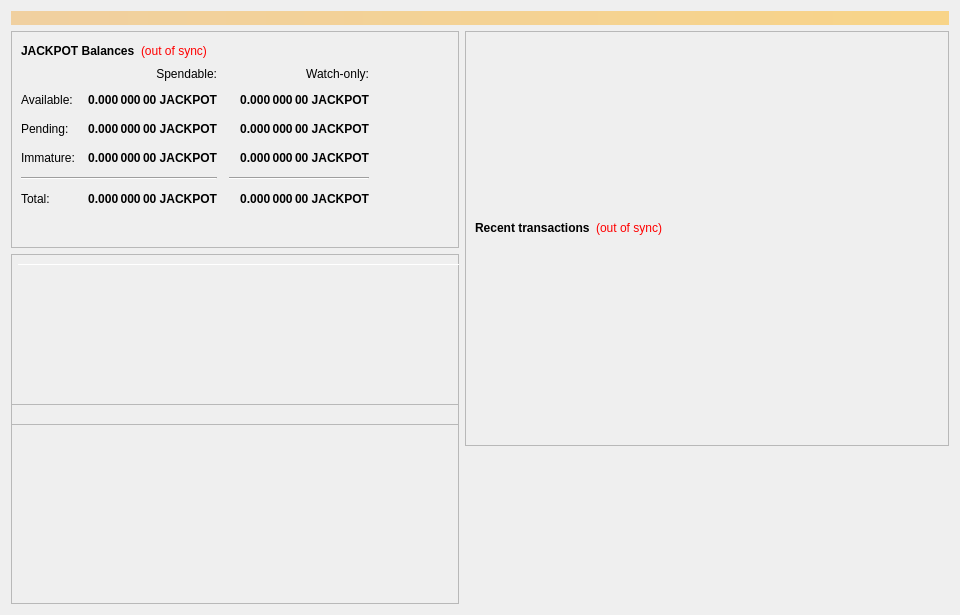
<?xml version="1.0" encoding="UTF-8"?>
<ui version="4.0">
 <class>OverviewPage</class>
 <widget class="QWidget" name="OverviewPage">
  <property name="geometry">
   <rect>
    <x>0</x>
    <y>0</y>
    <width>960</width>
    <height>615</height>
   </rect>
  </property>
  <property name="minimumSize">
   <size>
    <width>960</width>
    <height>0</height>
   </size>
  </property>
  <property name="windowTitle">
   <string>Form</string>
  </property>
  <layout class="QVBoxLayout" name="topLayout">
   <item>
    <widget class="QLabel" name="labelAlerts">
     <property name="visible">
      <bool>false</bool>
     </property>
     <property name="styleSheet">
      <string notr="true">background-color: qlineargradient(x1: 0, y1: 0, x2: 1, y2: 0, stop:0 #F0D0A0, stop:1 #F8D488); color:#000000;</string>
     </property>
     <property name="wordWrap">
      <bool>true</bool>
     </property>
     <property name="margin">
      <number>3</number>
     </property>
    </widget>
   </item>
   <item>
    <layout class="QHBoxLayout" name="horizontalLayout" stretch="1,1">
     <item>
      <layout class="QVBoxLayout" name="verticalLayout_2">
       <item>
        <widget class="QFrame" name="frame">
         <property name="frameShape">
          <enum>QFrame::StyledPanel</enum>
         </property>
         <property name="frameShadow">
          <enum>QFrame::Raised</enum>
         </property>
         <layout class="QVBoxLayout" name="verticalLayout_4">
          <item>
           <layout class="QHBoxLayout" name="horizontalLayout_4">
            <item>
             <widget class="QLabel" name="label_5">
              <property name="font">
               <font>
                <weight>75</weight>
                <bold>true</bold>
               </font>
              </property>
              <property name="text">
               <string>JACKPOT Balances</string>
              </property>
             </widget>
            </item>
            <item>
             <widget class="QLabel" name="labelWalletStatus">
              <property name="cursor">
               <cursorShape>WhatsThisCursor</cursorShape>
              </property>
              <property name="toolTip">
               <string>The displayed information may be out of date. Your wallet automatically synchronizes with the Jackpot network after a connection is established, but this process has not completed yet.</string>
              </property>
              <property name="styleSheet">
               <string notr="true">QLabel { color: red; }</string>
              </property>
              <property name="text">
               <string notr="true">(out of sync)</string>
              </property>
              <property name="alignment">
               <set>Qt::AlignLeading|Qt::AlignLeft|Qt::AlignVCenter</set>
              </property>
             </widget>
            </item>
            <item>
             <spacer name="horizontalSpacer_3">
              <property name="orientation">
               <enum>Qt::Horizontal</enum>
              </property>
              <property name="sizeHint" stdset="0">
               <size>
                <width>40</width>
                <height>20</height>
               </size>
              </property>
             </spacer>
            </item>
           </layout>
          </item>
          <item>
           <layout class="QGridLayout" name="gridLayout">
            <property name="spacing">
             <number>12</number>
            </property>
            <item row="2" column="2">
             <widget class="QLabel" name="labelWatchPending">
              <property name="font">
               <font>
                <weight>75</weight>
                <bold>true</bold>
               </font>
              </property>
              <property name="cursor">
               <cursorShape>IBeamCursor</cursorShape>
              </property>
              <property name="toolTip">
               <string>Unconfirmed transactions to watch-only addresses</string>
              </property>
              <property name="text">
               <string notr="true">0.000 000 00 JACKPOT</string>
              </property>
              <property name="alignment">
               <set>Qt::AlignRight|Qt::AlignTrailing|Qt::AlignVCenter</set>
              </property>
              <property name="textInteractionFlags">
               <set>Qt::LinksAccessibleByMouse|Qt::TextSelectableByKeyboard|Qt::TextSelectableByMouse</set>
              </property>
             </widget>
            </item>
            <item row="2" column="1">
             <widget class="QLabel" name="labelUnconfirmed">
              <property name="font">
               <font>
                <weight>75</weight>
                <bold>true</bold>
               </font>
              </property>
              <property name="cursor">
               <cursorShape>IBeamCursor</cursorShape>
              </property>
              <property name="toolTip">
               <string>Total of transactions that have yet to be confirmed, and do not yet count toward the spendable balance</string>
              </property>
              <property name="text">
               <string notr="true">0.000 000 00 JACKPOT</string>
              </property>
              <property name="alignment">
               <set>Qt::AlignRight|Qt::AlignTrailing|Qt::AlignVCenter</set>
              </property>
              <property name="textInteractionFlags">
               <set>Qt::LinksAccessibleByMouse|Qt::TextSelectableByKeyboard|Qt::TextSelectableByMouse</set>
              </property>
             </widget>
            </item>
            <item row="3" column="2">
             <widget class="QLabel" name="labelWatchImmature">
              <property name="font">
               <font>
                <weight>75</weight>
                <bold>true</bold>
               </font>
              </property>
              <property name="cursor">
               <cursorShape>IBeamCursor</cursorShape>
              </property>
              <property name="toolTip">
               <string>Staked or masternode rewards in watch-only addresses that has not yet matured</string>
              </property>
              <property name="text">
               <string notr="true">0.000 000 00 JACKPOT</string>
              </property>
              <property name="alignment">
               <set>Qt::AlignRight|Qt::AlignTrailing|Qt::AlignVCenter</set>
              </property>
              <property name="textInteractionFlags">
               <set>Qt::LinksAccessibleByMouse|Qt::TextSelectableByKeyboard|Qt::TextSelectableByMouse</set>
              </property>
             </widget>
            </item>
            <item row="4" column="0" colspan="2">
             <widget class="Line" name="lineSpendableBalance">
              <property name="orientation">
               <enum>Qt::Horizontal</enum>
              </property>
             </widget>
            </item>
            <item row="4" column="2">
             <widget class="Line" name="lineWatchBalance">
              <property name="sizePolicy">
               <sizepolicy hsizetype="Preferred" vsizetype="Fixed">
                <horstretch>0</horstretch>
                <verstretch>0</verstretch>
               </sizepolicy>
              </property>
              <property name="minimumSize">
               <size>
                <width>140</width>
                <height>0</height>
               </size>
              </property>
              <property name="orientation">
               <enum>Qt::Horizontal</enum>
              </property>
             </widget>
            </item>
            <item row="5" column="0">
             <widget class="QLabel" name="labelTotalText">
              <property name="text">
               <string>Total:</string>
              </property>
             </widget>
            </item>
            <item row="3" column="1">
             <widget class="QLabel" name="labelImmature">
              <property name="font">
               <font>
                <weight>75</weight>
                <bold>true</bold>
               </font>
              </property>
              <property name="cursor">
               <cursorShape>IBeamCursor</cursorShape>
              </property>
              <property name="toolTip">
               <string>Staked or masternode rewards that has not yet matured</string>
              </property>
              <property name="text">
               <string notr="true">0.000 000 00 JACKPOT</string>
              </property>
              <property name="alignment">
               <set>Qt::AlignRight|Qt::AlignTrailing|Qt::AlignVCenter</set>
              </property>
              <property name="textInteractionFlags">
               <set>Qt::LinksAccessibleByMouse|Qt::TextSelectableByKeyboard|Qt::TextSelectableByMouse</set>
              </property>
             </widget>
            </item>
            <item row="2" column="3">
             <spacer name="horizontalSpacer_2">
              <property name="orientation">
               <enum>Qt::Horizontal</enum>
              </property>
              <property name="sizeHint" stdset="0">
               <size>
                <width>40</width>
                <height>20</height>
               </size>
              </property>
             </spacer>
            </item>
            <item row="3" column="0">
             <widget class="QLabel" name="labelImmatureText">
              <property name="text">
               <string>Immature:</string>
              </property>
             </widget>
            </item>
            <item row="5" column="1">
             <widget class="QLabel" name="labelTotal">
              <property name="font">
               <font>
                <weight>75</weight>
                <bold>true</bold>
               </font>
              </property>
              <property name="cursor">
               <cursorShape>IBeamCursor</cursorShape>
              </property>
              <property name="toolTip">
               <string>Your current total balance</string>
              </property>
              <property name="text">
               <string notr="true">0.000 000 00 JACKPOT</string>
              </property>
              <property name="alignment">
               <set>Qt::AlignRight|Qt::AlignTrailing|Qt::AlignVCenter</set>
              </property>
              <property name="textInteractionFlags">
               <set>Qt::LinksAccessibleByMouse|Qt::TextSelectableByKeyboard|Qt::TextSelectableByMouse</set>
              </property>
             </widget>
            </item>
            <item row="5" column="2">
             <widget class="QLabel" name="labelWatchTotal">
              <property name="font">
               <font>
                <weight>75</weight>
                <bold>true</bold>
               </font>
              </property>
              <property name="cursor">
               <cursorShape>IBeamCursor</cursorShape>
              </property>
              <property name="toolTip">
               <string>Current total balance in watch-only addresses</string>
              </property>
              <property name="text">
               <string notr="true">0.000 000 00 JACKPOT</string>
              </property>
              <property name="alignment">
               <set>Qt::AlignRight|Qt::AlignTrailing|Qt::AlignVCenter</set>
              </property>
              <property name="textInteractionFlags">
               <set>Qt::LinksAccessibleByMouse|Qt::TextSelectableByKeyboard|Qt::TextSelectableByMouse</set>
              </property>
             </widget>
            </item>
            <item row="0" column="2">
             <widget class="QLabel" name="labelWatchonly">
              <property name="text">
               <string>Watch-only:</string>
              </property>
              <property name="alignment">
               <set>Qt::AlignRight|Qt::AlignTrailing|Qt::AlignVCenter</set>
              </property>
             </widget>
            </item>
            <item row="1" column="0">
             <widget class="QLabel" name="labelBalanceText">
              <property name="text">
               <string>Available:</string>
              </property>
             </widget>
            </item>
            <item row="1" column="1">
             <widget class="QLabel" name="labelBalance">
              <property name="font">
               <font>
                <weight>75</weight>
                <bold>true</bold>
               </font>
              </property>
              <property name="cursor">
               <cursorShape>IBeamCursor</cursorShape>
              </property>
              <property name="toolTip">
               <string>Your current spendable balance</string>
              </property>
              <property name="text">
               <string notr="true">0.000 000 00 JACKPOT</string>
              </property>
              <property name="alignment">
               <set>Qt::AlignRight|Qt::AlignTrailing|Qt::AlignVCenter</set>
              </property>
              <property name="textInteractionFlags">
               <set>Qt::LinksAccessibleByMouse|Qt::TextSelectableByKeyboard|Qt::TextSelectableByMouse</set>
              </property>
             </widget>
            </item>
            <item row="1" column="2">
             <widget class="QLabel" name="labelWatchAvailable">
              <property name="font">
               <font>
                <weight>75</weight>
                <bold>true</bold>
               </font>
              </property>
              <property name="cursor">
               <cursorShape>IBeamCursor</cursorShape>
              </property>
              <property name="toolTip">
               <string>Your current balance in watch-only addresses</string>
              </property>
              <property name="text">
               <string notr="true">0.000 000 00 JACKPOT</string>
              </property>
              <property name="alignment">
               <set>Qt::AlignRight|Qt::AlignTrailing|Qt::AlignVCenter</set>
              </property>
              <property name="textInteractionFlags">
               <set>Qt::LinksAccessibleByMouse|Qt::TextSelectableByKeyboard|Qt::TextSelectableByMouse</set>
              </property>
             </widget>
            </item>
            <item row="2" column="0">
             <widget class="QLabel" name="labelPendingText">
              <property name="text">
               <string>Pending:</string>
              </property>
             </widget>
            </item>
            <item row="0" column="1">
             <widget class="QLabel" name="labelSpendable">
              <property name="text">
               <string>Spendable:</string>
              </property>
              <property name="alignment">
               <set>Qt::AlignRight|Qt::AlignTrailing|Qt::AlignVCenter</set>
              </property>
             </widget>
            </item>
           </layout>
          </item>
          <item>
           <spacer name="verticalSpacer_4">
            <property name="orientation">
             <enum>Qt::Vertical</enum>
            </property>
            <property name="sizeHint" stdset="0">
             <size>
              <width>20</width>
              <height>40</height>
             </size>
            </property>
           </spacer>
          </item>
         </layout>
        </widget>
       </item>
       <item>
        <widget class="QFrame" name="frameObfuscation">
         <property name="minimumSize">
          <size>
           <width>0</width>
           <height>350</height>
          </size>
         </property>
         <property name="layoutDirection">
          <enum>Qt::LeftToRight</enum>
         </property>
         <property name="frameShape">
          <enum>QFrame::StyledPanel</enum>
         </property>
         <property name="frameShadow">
          <enum>QFrame::Raised</enum>
         </property>
         <widget class="QPushButton" name="runAutoDenom">
          <property name="geometry">
           <rect>
            <x>251</x>
            <y>17</y>
            <width>1</width>
            <height>1</height>
           </rect>
          </property>
          <property name="palette">
           <palette>
            <active>
             <colorrole role="WindowText">
              <brush brushstyle="SolidPattern">
               <color alpha="255">
                <red>0</red>
                <green>0</green>
                <blue>0</blue>
               </color>
              </brush>
             </colorrole>
             <colorrole role="Button">
              <brush brushstyle="SolidPattern">
               <color alpha="255">
                <red>239</red>
                <green>238</green>
                <blue>238</blue>
               </color>
              </brush>
             </colorrole>
             <colorrole role="Light">
              <brush brushstyle="SolidPattern">
               <color alpha="255">
                <red>255</red>
                <green>255</green>
                <blue>255</blue>
               </color>
              </brush>
             </colorrole>
             <colorrole role="Midlight">
              <brush brushstyle="SolidPattern">
               <color alpha="255">
                <red>247</red>
                <green>246</green>
                <blue>246</blue>
               </color>
              </brush>
             </colorrole>
             <colorrole role="Dark">
              <brush brushstyle="SolidPattern">
               <color alpha="255">
                <red>119</red>
                <green>119</green>
                <blue>119</blue>
               </color>
              </brush>
             </colorrole>
             <colorrole role="Mid">
              <brush brushstyle="SolidPattern">
               <color alpha="255">
                <red>159</red>
                <green>159</green>
                <blue>159</blue>
               </color>
              </brush>
             </colorrole>
             <colorrole role="Text">
              <brush brushstyle="SolidPattern">
               <color alpha="255">
                <red>0</red>
                <green>0</green>
                <blue>0</blue>
               </color>
              </brush>
             </colorrole>
             <colorrole role="BrightText">
              <brush brushstyle="SolidPattern">
               <color alpha="255">
                <red>255</red>
                <green>255</green>
                <blue>255</blue>
               </color>
              </brush>
             </colorrole>
             <colorrole role="ButtonText">
              <brush brushstyle="SolidPattern">
               <color alpha="255">
                <red>0</red>
                <green>0</green>
                <blue>0</blue>
               </color>
              </brush>
             </colorrole>
             <colorrole role="Base">
              <brush brushstyle="SolidPattern">
               <color alpha="255">
                <red>255</red>
                <green>255</green>
                <blue>255</blue>
               </color>
              </brush>
             </colorrole>
             <colorrole role="Window">
              <brush brushstyle="SolidPattern">
               <color alpha="255">
                <red>239</red>
                <green>238</green>
                <blue>238</blue>
               </color>
              </brush>
             </colorrole>
             <colorrole role="Shadow">
              <brush brushstyle="SolidPattern">
               <color alpha="255">
                <red>0</red>
                <green>0</green>
                <blue>0</blue>
               </color>
              </brush>
             </colorrole>
             <colorrole role="AlternateBase">
              <brush brushstyle="SolidPattern">
               <color alpha="255">
                <red>247</red>
                <green>246</green>
                <blue>246</blue>
               </color>
              </brush>
             </colorrole>
             <colorrole role="ToolTipBase">
              <brush brushstyle="SolidPattern">
               <color alpha="255">
                <red>255</red>
                <green>255</green>
                <blue>220</blue>
               </color>
              </brush>
             </colorrole>
             <colorrole role="ToolTipText">
              <brush brushstyle="SolidPattern">
               <color alpha="255">
                <red>0</red>
                <green>0</green>
                <blue>0</blue>
               </color>
              </brush>
             </colorrole>
            </active>
            <inactive>
             <colorrole role="WindowText">
              <brush brushstyle="SolidPattern">
               <color alpha="255">
                <red>0</red>
                <green>0</green>
                <blue>0</blue>
               </color>
              </brush>
             </colorrole>
             <colorrole role="Button">
              <brush brushstyle="SolidPattern">
               <color alpha="255">
                <red>239</red>
                <green>238</green>
                <blue>238</blue>
               </color>
              </brush>
             </colorrole>
             <colorrole role="Light">
              <brush brushstyle="SolidPattern">
               <color alpha="255">
                <red>255</red>
                <green>255</green>
                <blue>255</blue>
               </color>
              </brush>
             </colorrole>
             <colorrole role="Midlight">
              <brush brushstyle="SolidPattern">
               <color alpha="255">
                <red>247</red>
                <green>246</green>
                <blue>246</blue>
               </color>
              </brush>
             </colorrole>
             <colorrole role="Dark">
              <brush brushstyle="SolidPattern">
               <color alpha="255">
                <red>119</red>
                <green>119</green>
                <blue>119</blue>
               </color>
              </brush>
             </colorrole>
             <colorrole role="Mid">
              <brush brushstyle="SolidPattern">
               <color alpha="255">
                <red>159</red>
                <green>159</green>
                <blue>159</blue>
               </color>
              </brush>
             </colorrole>
             <colorrole role="Text">
              <brush brushstyle="SolidPattern">
               <color alpha="255">
                <red>0</red>
                <green>0</green>
                <blue>0</blue>
               </color>
              </brush>
             </colorrole>
             <colorrole role="BrightText">
              <brush brushstyle="SolidPattern">
               <color alpha="255">
                <red>255</red>
                <green>255</green>
                <blue>255</blue>
               </color>
              </brush>
             </colorrole>
             <colorrole role="ButtonText">
              <brush brushstyle="SolidPattern">
               <color alpha="255">
                <red>0</red>
                <green>0</green>
                <blue>0</blue>
               </color>
              </brush>
             </colorrole>
             <colorrole role="Base">
              <brush brushstyle="SolidPattern">
               <color alpha="255">
                <red>255</red>
                <green>255</green>
                <blue>255</blue>
               </color>
              </brush>
             </colorrole>
             <colorrole role="Window">
              <brush brushstyle="SolidPattern">
               <color alpha="255">
                <red>239</red>
                <green>238</green>
                <blue>238</blue>
               </color>
              </brush>
             </colorrole>
             <colorrole role="Shadow">
              <brush brushstyle="SolidPattern">
               <color alpha="255">
                <red>0</red>
                <green>0</green>
                <blue>0</blue>
               </color>
              </brush>
             </colorrole>
             <colorrole role="AlternateBase">
              <brush brushstyle="SolidPattern">
               <color alpha="255">
                <red>247</red>
                <green>246</green>
                <blue>246</blue>
               </color>
              </brush>
             </colorrole>
             <colorrole role="ToolTipBase">
              <brush brushstyle="SolidPattern">
               <color alpha="255">
                <red>255</red>
                <green>255</green>
                <blue>220</blue>
               </color>
              </brush>
             </colorrole>
             <colorrole role="ToolTipText">
              <brush brushstyle="SolidPattern">
               <color alpha="255">
                <red>0</red>
                <green>0</green>
                <blue>0</blue>
               </color>
              </brush>
             </colorrole>
            </inactive>
            <disabled>
             <colorrole role="WindowText">
              <brush brushstyle="SolidPattern">
               <color alpha="255">
                <red>119</red>
                <green>119</green>
                <blue>119</blue>
               </color>
              </brush>
             </colorrole>
             <colorrole role="Button">
              <brush brushstyle="SolidPattern">
               <color alpha="255">
                <red>239</red>
                <green>238</green>
                <blue>238</blue>
               </color>
              </brush>
             </colorrole>
             <colorrole role="Light">
              <brush brushstyle="SolidPattern">
               <color alpha="255">
                <red>255</red>
                <green>255</green>
                <blue>255</blue>
               </color>
              </brush>
             </colorrole>
             <colorrole role="Midlight">
              <brush brushstyle="SolidPattern">
               <color alpha="255">
                <red>247</red>
                <green>246</green>
                <blue>246</blue>
               </color>
              </brush>
             </colorrole>
             <colorrole role="Dark">
              <brush brushstyle="SolidPattern">
               <color alpha="255">
                <red>119</red>
                <green>119</green>
                <blue>119</blue>
               </color>
              </brush>
             </colorrole>
             <colorrole role="Mid">
              <brush brushstyle="SolidPattern">
               <color alpha="255">
                <red>159</red>
                <green>159</green>
                <blue>159</blue>
               </color>
              </brush>
             </colorrole>
             <colorrole role="Text">
              <brush brushstyle="SolidPattern">
               <color alpha="255">
                <red>119</red>
                <green>119</green>
                <blue>119</blue>
               </color>
              </brush>
             </colorrole>
             <colorrole role="BrightText">
              <brush brushstyle="SolidPattern">
               <color alpha="255">
                <red>255</red>
                <green>255</green>
                <blue>255</blue>
               </color>
              </brush>
             </colorrole>
             <colorrole role="ButtonText">
              <brush brushstyle="SolidPattern">
               <color alpha="255">
                <red>119</red>
                <green>119</green>
                <blue>119</blue>
               </color>
              </brush>
             </colorrole>
             <colorrole role="Base">
              <brush brushstyle="SolidPattern">
               <color alpha="255">
                <red>239</red>
                <green>238</green>
                <blue>238</blue>
               </color>
              </brush>
             </colorrole>
             <colorrole role="Window">
              <brush brushstyle="SolidPattern">
               <color alpha="255">
                <red>239</red>
                <green>238</green>
                <blue>238</blue>
               </color>
              </brush>
             </colorrole>
             <colorrole role="Shadow">
              <brush brushstyle="SolidPattern">
               <color alpha="255">
                <red>0</red>
                <green>0</green>
                <blue>0</blue>
               </color>
              </brush>
             </colorrole>
             <colorrole role="AlternateBase">
              <brush brushstyle="SolidPattern">
               <color alpha="255">
                <red>239</red>
                <green>238</green>
                <blue>238</blue>
               </color>
              </brush>
             </colorrole>
             <colorrole role="ToolTipBase">
              <brush brushstyle="SolidPattern">
               <color alpha="255">
                <red>255</red>
                <green>255</green>
                <blue>220</blue>
               </color>
              </brush>
             </colorrole>
             <colorrole role="ToolTipText">
              <brush brushstyle="SolidPattern">
               <color alpha="255">
                <red>0</red>
                <green>0</green>
                <blue>0</blue>
               </color>
              </brush>
             </colorrole>
            </disabled>
           </palette>
          </property>
          <property name="focusPolicy">
           <enum>Qt::NoFocus</enum>
          </property>
          <property name="autoFillBackground">
           <bool>true</bool>
          </property>
          <property name="text">
           <string/>
          </property>
          <property name="flat">
           <bool>true</bool>
          </property>
         </widget>
         <widget class="Line" name="line">
          <property name="geometry">
           <rect>
            <x>7</x>
            <y>10</y>
            <width>451</width>
            <height>1</height>
           </rect>
          </property>
          <property name="orientation">
           <enum>Qt::Horizontal</enum>
          </property>
         </widget>
         <widget class="QFrame" name="frame_3">
          <property name="geometry">
           <rect>
            <x>0</x>
            <y>150</y>
            <width>465</width>
            <height>201</height>
           </rect>
          </property>
          <property name="frameShape">
           <enum>QFrame::StyledPanel</enum>
          </property>
          <property name="frameShadow">
           <enum>QFrame::Raised</enum>
          </property>
         </widget>
         <widget class="QFrame" name="frame_4">
          <property name="geometry">
           <rect>
            <x>0</x>
            <y>0</y>
            <width>465</width>
            <height>171</height>
           </rect>
          </property>
          <property name="frameShape">
           <enum>QFrame::StyledPanel</enum>
          </property>
          <property name="frameShadow">
           <enum>QFrame::Raised</enum>
          </property>
         </widget>
        </widget>
       </item>
      </layout>
     </item>
     <item>
      <layout class="QVBoxLayout" name="verticalLayout_3">
       <item>
        <widget class="QFrame" name="frame_2">
         <property name="frameShape">
          <enum>QFrame::StyledPanel</enum>
         </property>
         <property name="frameShadow">
          <enum>QFrame::Raised</enum>
         </property>
         <layout class="QVBoxLayout" name="verticalLayout">
          <item>
           <spacer name="verticalSpacer_3">
            <property name="orientation">
             <enum>Qt::Vertical</enum>
            </property>
            <property name="sizeType">
             <enum>QSizePolicy::Fixed</enum>
            </property>
            <property name="sizeHint" stdset="0">
             <size>
              <width>20</width>
              <height>75</height>
             </size>
            </property>
           </spacer>
          </item>
          <item>
           <widget class="QLabel" name="labelOverviewHeaderRight">
            <property name="minimumSize">
             <size>
              <width>464</width>
              <height>96</height>
             </size>
            </property>
            <property name="maximumSize">
             <size>
              <width>16777215</width>
              <height>96</height>
             </size>
            </property>
            <property name="alignment">
             <set>Qt::AlignCenter</set>
            </property>
            <property name="margin">
             <number>5</number>
            </property>
           </widget>
          </item>
          <item>
           <layout class="QHBoxLayout" name="horizontalLayout_2">
            <item>
             <widget class="QLabel" name="label_4">
              <property name="font">
               <font>
                <weight>75</weight>
                <bold>true</bold>
               </font>
              </property>
              <property name="text">
               <string>Recent transactions</string>
              </property>
             </widget>
            </item>
            <item>
             <widget class="QLabel" name="labelTransactionsStatus">
              <property name="cursor">
               <cursorShape>WhatsThisCursor</cursorShape>
              </property>
              <property name="toolTip">
               <string>The displayed information may be out of date. Your wallet automatically synchronizes with the Jackpot network after a connection is established, but this process has not completed yet.</string>
              </property>
              <property name="styleSheet">
               <string notr="true">QLabel { color: red; }</string>
              </property>
              <property name="text">
               <string notr="true">(out of sync)</string>
              </property>
              <property name="alignment">
               <set>Qt::AlignRight|Qt::AlignTrailing|Qt::AlignVCenter</set>
              </property>
             </widget>
            </item>
            <item>
             <spacer name="horizontalSpacer">
              <property name="orientation">
               <enum>Qt::Horizontal</enum>
              </property>
              <property name="sizeHint" stdset="0">
               <size>
                <width>40</width>
                <height>20</height>
               </size>
              </property>
             </spacer>
            </item>
           </layout>
          </item>
          <item>
           <widget class="QListView" name="listTransactions">
            <property name="styleSheet">
             <string notr="true">QListView { background: transparent; }</string>
            </property>
            <property name="frameShape">
             <enum>QFrame::NoFrame</enum>
            </property>
            <property name="verticalScrollBarPolicy">
             <enum>Qt::ScrollBarAlwaysOff</enum>
            </property>
            <property name="horizontalScrollBarPolicy">
             <enum>Qt::ScrollBarAlwaysOff</enum>
            </property>
            <property name="selectionMode">
             <enum>QAbstractItemView::NoSelection</enum>
            </property>
           </widget>
          </item>
         </layout>
        </widget>
       </item>
       <item>
        <spacer name="verticalSpacer_2">
         <property name="orientation">
          <enum>Qt::Vertical</enum>
         </property>
         <property name="sizeType">
          <enum>QSizePolicy::Expanding</enum>
         </property>
         <property name="sizeHint" stdset="0">
          <size>
           <width>20</width>
           <height>40</height>
          </size>
         </property>
        </spacer>
       </item>
      </layout>
     </item>
    </layout>
   </item>
  </layout>
 </widget>
 <resources/>
 <connections/>
</ui>
